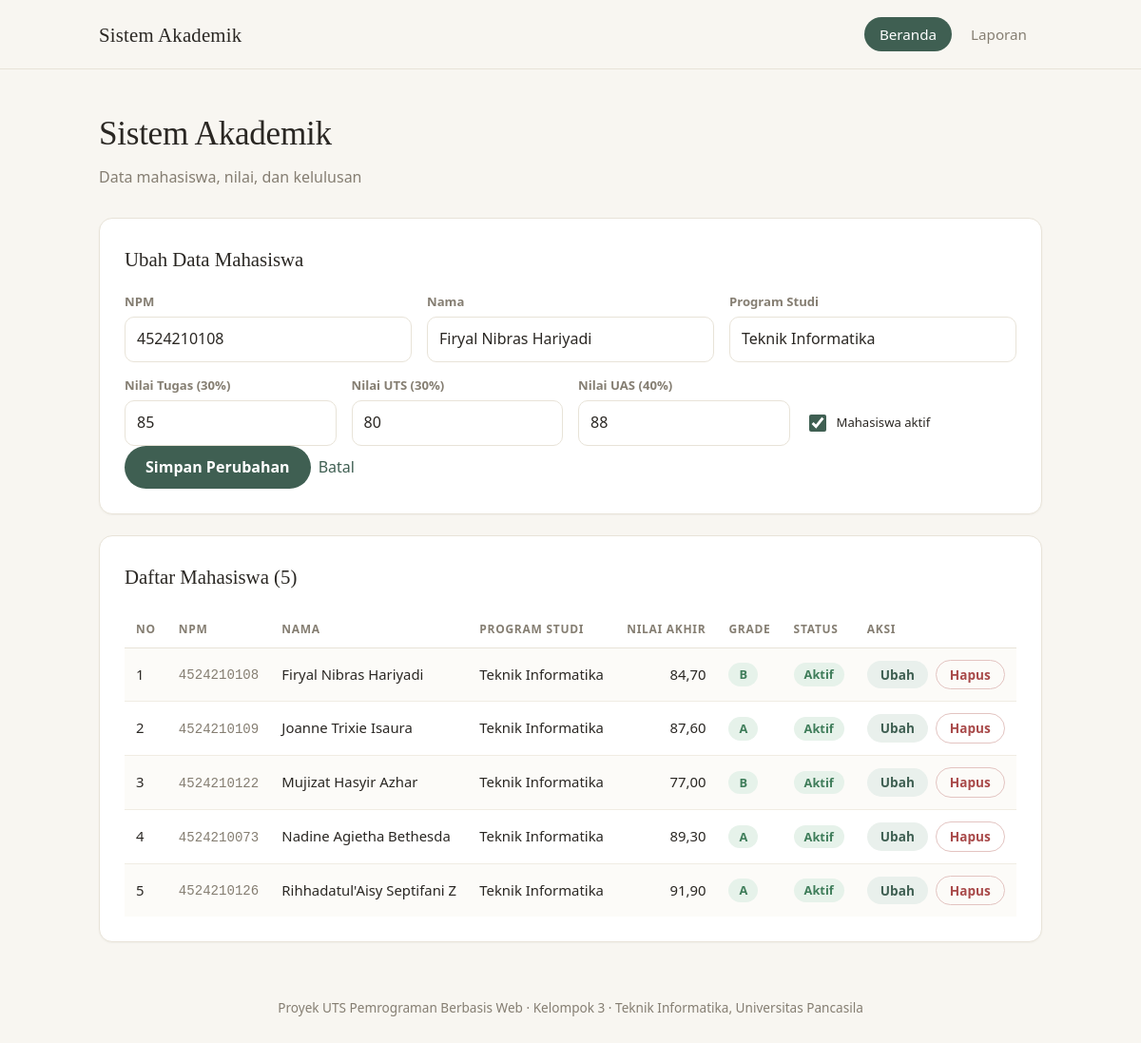
The page /index.php?ubah=4524210108 on the database its author committed.
### tables this page shows
CREATE TABLE `mahasiswa` (
  `npm`           VARCHAR(15)  NOT NULL,
  `nama`          VARCHAR(100) NOT NULL,
  `program_studi` VARCHAR(100) DEFAULT NULL,
  `nilai_tugas`   DECIMAL(5,2) NOT NULL DEFAULT 0,
  `nilai_uts`     DECIMAL(5,2) NOT NULL DEFAULT 0,
  `nilai_uas`     DECIMAL(5,2) NOT NULL DEFAULT 0,
  `status_aktif`  TINYINT(1)   NOT NULL DEFAULT 1,
  PRIMARY KEY (`npm`)
);

### functions.php (called while the page is built, shortened)
<?php
require_once "classes/mahasiswa.php";
function hitungNilaiAkhir($tugas, $uts, $uas)
{
    $hasil = ($tugas * BOBOT_TUGAS) + ($uts * BOBOT_UTS) + ($uas * BOBOT_UAS);
    return round($hasil, 2);
}
function tentukanGrade($nilai)
{
    if ($nilai >= 85) {
        return "A";
    } elseif ($nilai >= 75) {
        return "B";
    } elseif ($nilai >= 60) {
        return "C";
    } elseif ($nilai >= 50) {
        return "D";
    } else {
        return "E";
    }
}
function kelasGrade($grade)
{
    if ($grade == "A" || $grade == "B") {
        return "badge-hijau";
    } elseif ($grade == "C") {
        return "badge-biru";
    } elseif ($grade == "D") {
        return "badge-oranye";
    } else {
        return "badge-merah";
    }
}
function escapeHtml($teks)
{
    return htmlspecialchars($teks);
}
function formatNilai($angka)
{
    return number_format($angka, 2, ",", ".");
}
function barisKeObjek($row)
{
    $npm   = (string) $row["npm"];
    $nama  = (string) $row["nama"];
    $prodi = (string) $row["program_studi"];
    $tugas = (float) $row["nilai_tugas"];
    $uts   = (float) $row["nilai_uts"];
    $uas   = (float) $row["nilai_uas"];
    $aktif = (bool) $row["status_aktif"];
    return new Mahasiswa($npm, $nama, $prodi, $tugas, $uts, $uas, $aktif);
}
function ambilSemuaMahasiswa($koneksi)
{
    $hasil = mysqli_query($koneksi, "SELECT * FROM mahasiswa ORDER BY nama ASC");
    $daftar = [];
    while ($row = mysqli_fetch_assoc($hasil)) {
        $daftar[] = barisKeObjek($row);
    }
    return $daftar;
}
function ambilMahasiswa($koneksi, $npm)
{
    $npm   = mysqli_real_escape_string($koneksi, $npm);
    $hasil = mysqli_query($koneksi, "SELECT * FROM mahasiswa WHERE npm = '$npm'");
    $row   = mysqli_fetch_assoc($hasil);
    if ($row) {
        return barisKeObjek($row);
    }
    return false;
}

### classes/mahasiswa.php (called while the page is built, shortened)
<?php
class Mahasiswa
{
    public $tugas;
    public $uts;
    public $uas;
    public $aktif;
    public function __construct($npm, $nama, $prodi, $tugas, $uts, $uas, $aktif)
    {
        $this->npm   = $npm;
        $this->nama  = $nama;
        $this->prodi = $prodi;
        $this->tugas = $tugas;
        $this->uts   = $uts;
        $this->uas   = $uas;
        $this->aktif = $aktif;
    }
    public function hitungNilai()
    {
        return hitungNilaiAkhir($this->tugas, $this->uts, $this->uas);
    }
    public function getGrade()
    {
        return tentukanGrade($this->hitungNilai());
    }
    public function getStatusAktif()
    {
        return $this->aktif ? "Aktif" : "Nonaktif";
    }
}

### index.php (the view, shortened to what this page needs)
<?php
require_once "functions.php";
$daftar = ambilSemuaMahasiswa($koneksi);
$total  = count($daftar);
$modeUbah = false;
$npm   = "";
$nama  = "";
$prodi = "";
$tugas = "";
$uts   = "";
$uas   = "";
$aktif = true;
if (isset($_GET["ubah"])) {
    $mhs = ambilMahasiswa($koneksi, $_GET["ubah"]);
    if ($mhs) {
        $modeUbah = true;
        $npm   = $mhs->npm;
        $nama  = $mhs->nama;
        $prodi = $mhs->prodi;
        $tugas = $mhs->tugas;
        $uts   = $mhs->uts;
        $uas   = $mhs->uas;
        $aktif = $mhs->aktif;
    }
}
require "partials/header.php";
?>
<section class="card">
    <h2><?= $modeUbah ? "Ubah Data Mahasiswa" : "Tambah Mahasiswa" ?></h2>
    <form method="post" action="proses.php">
        <div class="baris">
            <div>
                <label for="npm">NPM</label>
                <input type="text" id="npm" name="npm" required
                       value="<?= escapeHtml($npm) ?>" placeholder="10 digit, contoh 4524210009">
            </div>
            <div>
                <label for="nama">Nama</label>
                <input type="text" id="nama" name="nama" required value="<?= escapeHtml($nama) ?>">
            </div>
            <div>
                <label for="program_studi">Program Studi</label>
                <input type="text" id="program_studi" name="program_studi" value="<?= escapeHtml($prodi) ?>">
            </div>
        </div>
        <div class="baris" style="margin-top:14px">
            <div>
                <label for="nilai_tugas">Nilai Tugas (30%)</label>
                <input type="number" step="0.01" id="nilai_tugas" name="nilai_tugas" required value="<?= $tugas ?>">
            </div>
            <div>
                <label for="nilai_uts">Nilai UTS (30%)</label>
                <input type="number" step="0.01" id="nilai_uts" name="nilai_uts" required value="<?= $uts ?>">
            </div>
            <div>
                <label for="nilai_uas">Nilai UAS (40%)</label>
                <input type="number" step="0.01" id="nilai_uas" name="nilai_uas" required value="<?= $uas ?>">
            </div>
            <div class="cek">
                <input type="checkbox" id="status_aktif" name="status_aktif" value="1" <?= $aktif ? "checked" : "" ?>>
                <label for="status_aktif">Mahasiswa aktif</label>
            </div>
        </div>
        <div class="aksi">
            <button class="btn" type="submit"><?= $modeUbah ? "Simpan Perubahan" : "Tambah Mahasiswa" ?></button>
            <?php if ($modeUbah): ?>
                <a href="index.php">Batal</a>
            <?php endif; ?>
        </div>
    </form>
</section>
<section class="card">
    <h2>Daftar Mahasiswa (<?= $total ?>)</h2>
    <?php if ($total == 0): ?>
        <p class="kosong">Belum ada data mahasiswa.</p>
    <?php else: ?>
        <div class="tabel-wrap">
            <table>
                <thead>
                    <tr>
                        <th>No</th><th>NPM</th><th>Nama</th><th>Program Studi</th>
                        <th class="angka">Nilai Akhir</th><th>Grade</th><th>Status</th><th>Aksi</th>
                    </tr>
                </thead>
                <tbody>
                    <?php for ($i = 0; $i < $total; $i++): ?>
                        <?php $m = $daftar[$i]; ?>
                        <tr class="<?= $i % 2 == 0 ? 'baris-genap' : '' ?>">
                            <td><?= $i + 1 ?></td>
                            <td><code><?= escapeHtml($m->npm) ?></code></td>
                            <td><?= escapeHtml($m->nama) ?></td>
                            <td><?= escapeHtml($m->prodi) ?></td>
                            <td class="angka"><?= formatNilai($m->hitungNilai()) ?></td>
                            <td><span class="badge <?= kelasGrade($m->getGrade()) ?>"><?= $m->getGrade() ?></span></td>
                            <td>
                                <span class="badge <?= $m->aktif ? 'badge-hijau' : 'badge-abu' ?>">
                                    <?= $m->getStatusAktif() ?>
                                </span>
                            </td>
                            <td>
                                <div class="aksi">
                                    <a class="btn btn-kecil" href="index.php?ubah=<?= urlencode($m->npm) ?>">Ubah</a>
                                    <form method="post" action="proses.php" onsubmit="return confirm('Yakin hapus data ini?')">
                                        <button class="btn btn-merah btn-kecil" type="submit">Hapus</button>
                                    </form>
                                </div>
                            </td>
                        </tr>
                    <?php endfor; ?>
                </tbody>
            </table>
        </div>
    <?php endif; ?>
</section>
<?php require "partials/footer.php"; ?>

### assets/css/style.css (style rules this page uses)
:root { --bg: #f8f6f1; --kartu: #ffffff; --garis: #e8e3d8; --teks: #2a2723; --redup: #857e72; --aksen: #3f5f52; --aksen-muda: #e9f0ec; --hijau: #3f7d5a; --hijau-muda: #e6f2ea; --biru: #44648a; --biru-muda: #e8eef6; --oranye: #b8742a; --oranye-muda: #f8eddc; --merah: #a94a4a; --merah-muda: #f7e6e4; --serif: Georgia, "Times New Roman", serif; }
* { box-sizing: border-box; }
body { margin: 0; background: var(--bg); color: var(--teks); font-family: "Segoe UI", system-ui, -apple-system, Arial, sans-serif; line-height: 1.6; }
a { color: var(--aksen); text-decoration: none; }
.card { background: var(--kartu); border: 1px solid var(--garis); border-radius: 14px; padding: 26px; margin: 22px 0; box-shadow: 0 1px 2px rgba(60, 50, 30, .04); }
.card h2 { margin: 0 0 18px; font-family: var(--serif); font-weight: 400; font-size: 1.3rem; }
.tabel-wrap { overflow-x: auto; }
table { width: 100%; border-collapse: collapse; font-size: .93rem; }
th { text-align: left; padding: 10px 12px; white-space: nowrap; font-size: .75rem; font-weight: 600; letter-spacing: .06em; text-transform: uppercase; color: var(--redup); border-bottom: 1px solid var(--garis); }
td { padding: 12px; border-bottom: 1px solid #f0ece3; vertical-align: middle; }
tbody tr:last-child td { border-bottom: 0; }
tbody tr.baris-genap { background: #fcfbf8; }
td.angka, th.angka { text-align: right; }
code { font-family: Consolas, monospace; font-size: .88rem; color: var(--redup); }
.badge { display: inline-block; padding: 2px 11px; border-radius: 999px; font-size: .8rem; font-weight: 600; }
.badge-hijau { background: var(--hijau-muda); color: var(--hijau); }
form .baris { display: grid; gap: 16px; grid-template-columns: repeat(auto-fit, minmax(220px, 1fr)); }
label { display: block; font-size: .82rem; color: var(--redup); margin-bottom: 5px; font-weight: 600; }
input[type=text], input[type=number], select { width: 100%; padding: 10px 12px; background: #fff; color: var(--teks); border: 1px solid var(--garis); border-radius: 10px; font: inherit; }
.cek { display: flex; align-items: center; gap: 8px; margin-top: 26px; }
.cek input { width: 18px; height: 18px; accent-color: var(--aksen); }
.cek label { margin: 0; color: var(--teks); font-weight: 400; }
.btn { display: inline-block; padding: 10px 22px; border: 0; border-radius: 999px; cursor: pointer; font: inherit; font-weight: 600; background: var(--aksen); color: #fff; }
.btn-merah { background: transparent; color: var(--merah); border: 1px solid #e3c4c1; }
.btn-kecil { padding: 4px 14px; font-size: .85rem; }
.aksi { display: flex; gap: 8px; align-items: center; }
.aksi form { margin: 0; }
td .btn:not(.btn-merah) { background: var(--aksen-muda); color: var(--aksen); }

### rows shown on the page
mahasiswa: npm "4524210108", nama "Firyal Nibras Hariyadi", program_studi "Teknik Informatika", nilai_tugas "85", nilai_uts "80", nilai_uas "88", status_aktif "☑", formatNilai($m->hitungNilai()) "84,70", $m->getGrade() "B", status_aktif "Aktif"
mahasiswa: npm "4524210109", nama "Joanne Trixie Isaura", program_studi "Teknik Informatika", formatNilai($m->hitungNilai()) "87,60", $m->getGrade() "A", status_aktif "Aktif"
mahasiswa: npm "4524210122", nama "Mujizat Hasyir Azhar", program_studi "Teknik Informatika", formatNilai($m->hitungNilai()) "77,00", $m->getGrade() "B", status_aktif "Aktif"
mahasiswa: npm "4524210073", nama "Nadine Agietha Bethesda", program_studi "Teknik Informatika", formatNilai($m->hitungNilai()) "89,30", $m->getGrade() "A", status_aktif "Aktif"
mahasiswa: npm "4524210126", nama "Rihhadatul'Aisy Septifani Z", program_studi "Teknik Informatika", formatNilai($m->hitungNilai()) "91,90", $m->getGrade() "A", status_aktif "Aktif"

### other values the page prints
escapeHtml($judulHalaman) "Sistem Akademik"
escapeHtml($subjudul) "Data mahasiswa, nilai, dan kelulusan"
$total "5"
